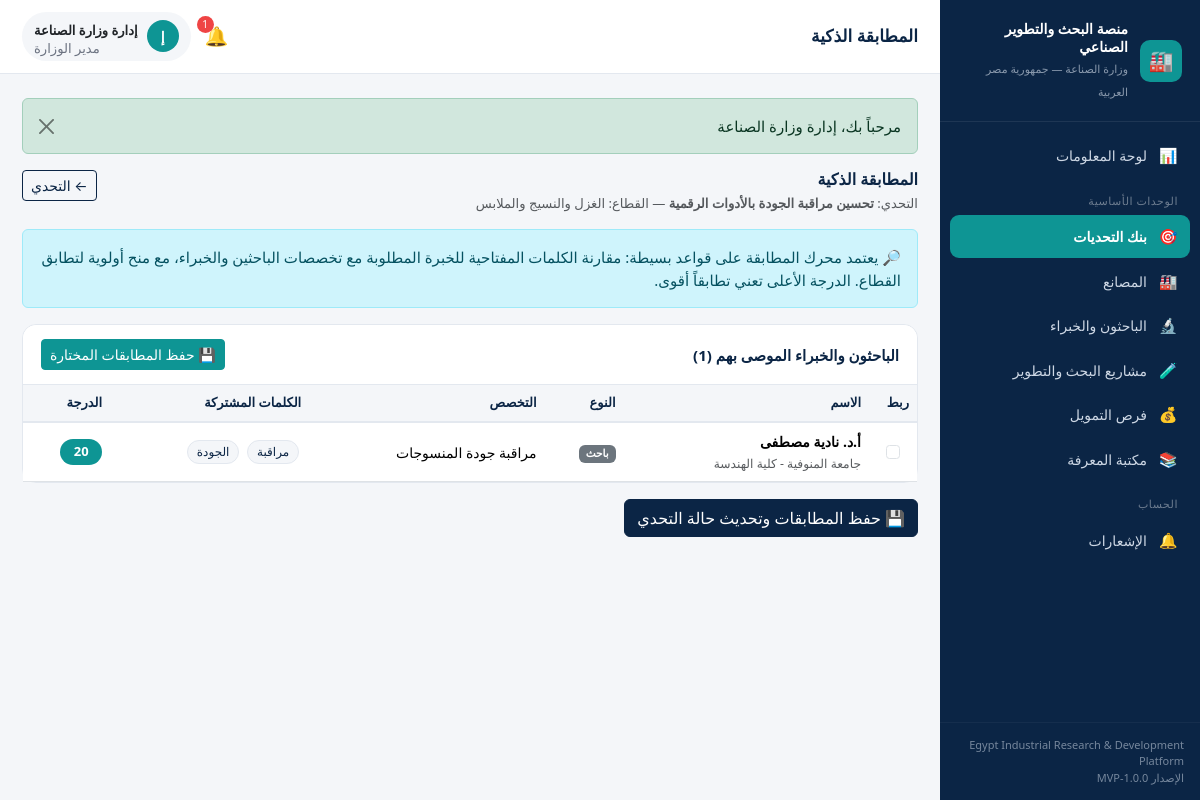
The app's page /public/challenge/matches/8 (signed in) with its own data.
### tables this page shows
CREATE TABLE `challenges` (
  `id`               INT UNSIGNED NOT NULL AUTO_INCREMENT,
  `factory_id`       INT UNSIGNED NULL,
  `created_by`       INT UNSIGNED NULL,
  `title`            VARCHAR(220) NOT NULL,
  `description`      TEXT NOT NULL,
  `sector_id`        INT UNSIGNED NULL,
  `priority`         ENUM('low','medium','high') NOT NULL DEFAULT 'medium',
  `expected_impact`  TEXT NULL,
  `needed_expertise` TEXT NULL,
  `status`           ENUM('pending','open','under_review','matched','in_progress','solved','rejected') NOT NULL DEFAULT 'pending',
  `created_at`       DATETIME NOT NULL DEFAULT CURRENT_TIMESTAMP,
  `updated_at`       DATETIME NULL,
  PRIMARY KEY (`id`),
  KEY `idx_ch_status` (`status`),
  KEY `idx_ch_sector` (`sector_id`),
  KEY `idx_ch_factory` (`factory_id`),
  CONSTRAINT `fk_ch_factory` FOREIGN KEY (`factory_id`) REFERENCES `factories`(`id`) ON DELETE SET NULL,
  CONSTRAINT `fk_ch_user` FOREIGN KEY (`created_by`) REFERENCES `users`(`id`) ON DELETE SET NULL,
  CONSTRAINT `fk_ch_sector` FOREIGN KEY (`sector_id`) REFERENCES `sectors`(`id`) ON DELETE SET NULL
);

CREATE TABLE `users` (
  `id`         INT UNSIGNED NOT NULL AUTO_INCREMENT,
  `name`       VARCHAR(150) NOT NULL,
  `email`      VARCHAR(190) NOT NULL,
  `password`   VARCHAR(255) NOT NULL,
  `role`       ENUM('admin','factory','researcher','expert','investor') NOT NULL DEFAULT 'factory',
  `phone`      VARCHAR(40)  NULL,
  `is_active`  TINYINT(1)   NOT NULL DEFAULT 1,
  `created_at` DATETIME     NOT NULL DEFAULT CURRENT_TIMESTAMP,
  PRIMARY KEY (`id`),
  UNIQUE KEY `uq_users_email` (`email`)
);

CREATE TABLE `sectors` (
  `id`      INT UNSIGNED NOT NULL AUTO_INCREMENT,
  `name_ar` VARCHAR(120) NOT NULL,
  `name_en` VARCHAR(120) NULL,
  PRIMARY KEY (`id`)
);

CREATE TABLE `researcher_profiles` (
  `id`                 INT UNSIGNED NOT NULL AUTO_INCREMENT,
  `user_id`            INT UNSIGNED NULL,
  `profile_type`       ENUM('researcher','expert') NOT NULL DEFAULT 'researcher',
  `name`               VARCHAR(190) NOT NULL,
  `organization`       VARCHAR(190) NULL,
  `specialization`     VARCHAR(190) NOT NULL,
  `expertise_keywords` TEXT NULL,
  `previous_projects`  TEXT NULL,
  `email`              VARCHAR(190) NULL,
  `phone`              VARCHAR(40)  NULL,
  `governorate_id`     INT UNSIGNED NULL,
  `created_at`         DATETIME NOT NULL DEFAULT CURRENT_TIMESTAMP,
  PRIMARY KEY (`id`),
  KEY `idx_rp_type` (`profile_type`),
  KEY `idx_rp_gov` (`governorate_id`),
  KEY `idx_rp_user` (`user_id`),
  CONSTRAINT `fk_rp_user` FOREIGN KEY (`user_id`) REFERENCES `users`(`id`) ON DELETE SET NULL,
  CONSTRAINT `fk_rp_gov` FOREIGN KEY (`governorate_id`) REFERENCES `governorates`(`id`) ON DELETE SET NULL
);

### app/controllers/ChallengeController.php (called while the page is built, shortened)
<?php
class ChallengeController extends Controller
{
    public function matches(string $id = '0'): void
    {
        $challengeM = $this->model('Challenge');
        $challenge = $challengeM->findWithRefs((int) $id);
        $rpM = $this->model('ResearcherProfile');
        $matchM = $this->model('ChallengeMatch');
        $profiles = $rpM->allForMatching();
        $matches  = $matchM->computeMatches($challenge, $profiles, $challenge['sector_name'] ?? '');
        $this->view('challenges/matches', [
            'challenge' => $challenge,
            'matches'   => $matches,
            'saved'     => $matchM->savedForChallenge((int) $id),
        ]);
    }
}

### app/core/Router.php (called while the page is built, shortened)
<?php
class Router
{
    public function dispatch(): void
    {
        $url = $this->parseUrl();
        $action         = !empty($url[1]) ? $url[1] : 'index';
        $params         = array_slice($url, 2);
        $controller = new $controllerName();
        call_user_func_array([$controller, $action], $params);
    }
    private function parseUrl(): array
    {
        $url = $_GET['url'] ?? '';
        $url = rtrim($url, '/');
        $url = filter_var($url, FILTER_SANITIZE_URL);
        return explode('/', $url);
    }
}

### public/index.php (called while the page is built, shortened)
<?php
require_once APP_PATH . '/core/Database.php';
require_once APP_PATH . '/core/Model.php';
require_once APP_PATH . '/core/Controller.php';
require_once APP_PATH . '/core/Router.php';
require_once APP_PATH . '/helpers/functions.php';
require_once APP_PATH . '/helpers/Auth.php';
$router = new Router();
$router->dispatch();

### app/core/Model.php (called while the page is built, shortened)
<?php
abstract class Model
{
    protected PDO $db;
    protected string $table = '';
    public function __construct()
    {
        $this->db = Database::getConnection();
    }
    protected function query(string $sql, array $params = []): array
    {
        $stmt = $this->db->prepare($sql);
        $stmt->execute($params);
        return $stmt->fetchAll();
    }
    protected function queryOne(string $sql, array $params = []): ?array
    {
        $stmt = $this->db->prepare($sql);
        $stmt->execute($params);
        $row = $stmt->fetch();
        return $row === false ? null : $row;
    }
    protected function scalar(string $sql, array $params = [])
    {
        $stmt = $this->db->prepare($sql);
        $stmt->execute($params);
        return $stmt->fetchColumn();
    }
    public function count(string $where = '', array $params = []): int
    {
        $sql = "SELECT COUNT(*) FROM {$this->table}";
        if ($where !== '') {
            $sql .= " WHERE {$where}";
        }
        return (int) $this->scalar($sql, $params);
    }
}

### app/core/Database.php (called while the page is built)
<?php
class Database
{
    private static ?PDO $instance = null;
    public static function getConnection(): PDO
    {
        if (self::$instance === null) {
            $dsn = sprintf(
                'mysql:host=%s;port=%s;dbname=%s;charset=%s',
                DB_HOST,
                DB_PORT,
                DB_NAME,
                DB_CHARSET
            );
            $options = [
                PDO::ATTR_ERRMODE            => PDO::ERRMODE_EXCEPTION,
                PDO::ATTR_DEFAULT_FETCH_MODE => PDO::FETCH_ASSOC,
                PDO::ATTR_EMULATE_PREPARES   => false,
            ];
            try {
                self::$instance = new PDO($dsn, DB_USER, DB_PASS, $options);
                self::$instance->exec("SET NAMES utf8mb4 COLLATE utf8mb4_unicode_ci");
            } catch (PDOException $e) {
                if (APP_DEBUG) {
                    die('Database connection failed: ' . $e->getMessage());
                }
                die('تعذّر الاتصال بقاعدة البيانات. يرجى مراجعة الإعدادات.');
            }
        }
        return self::$instance;
    }
}

### app/models/Challenge.php (called while the page is built, shortened)
<?php
class Challenge extends Model
{
    public function findWithRefs(int $id): ?array
    {
        return $this->queryOne(
            "SELECT c.*, s.name_ar AS sector_name, f.name AS factory_name, u.name AS creator_name
             FROM challenges c
             LEFT JOIN sectors s ON s.id = c.sector_id
             LEFT JOIN factories f ON f.id = c.factory_id
             LEFT JOIN users u ON u.id = c.created_by
             WHERE c.id = ?",
            [$id]
        );
    }
}

### app/models/ResearcherProfile.php (called while the page is built, shortened)
<?php
class ResearcherProfile extends Model
{
    public function allForMatching(): array
    {
        return $this->query("SELECT * FROM researcher_profiles");
    }
}

### app/models/ChallengeMatch.php (called while the page is built, shortened)
<?php
class ChallengeMatch extends Model
{
    public function computeMatches(array $challenge, array $profiles, string $sectorName = ''): array
    {
        $challengeText = implode(' ', [
            $challenge['needed_expertise'] ?? '',
            $challenge['title'] ?? '',
            $challenge['description'] ?? '',
        ]);
        $challengeKeywords = $this->tokenize($challengeText);
        $results = [];
        foreach ($profiles as $p) {
            $profileText = implode(' ', [
                $p['expertise_keywords'] ?? '',
                $p['specialization'] ?? '',
                $p['previous_projects'] ?? '',
            ]);
            $profileKeywords = $this->tokenize($profileText);
            $matched = array_values(array_intersect($challengeKeywords, $profileKeywords));
            $score = count($matched) * 10;
            if ($sectorName !== '') {
                $sectorTokens = $this->tokenize($sectorName);
            }
            if ($score > 0) {
                $results[] = [
                    'profile'         => $p,
                    'score'           => $score,
                    'matched_keywords'=> $matched,
                ];
            }
        }
        usort($results, fn($a, $b) => $b['score'] <=> $a['score']);
        return $results;
    }
    private function tokenize(string $text): array
    {
        $text = mb_strtolower($text, 'UTF-8');
        $text = preg_replace('/[،,;|\/\.\-_()]+/u', ' ', $text);
        $parts = preg_split('/\s+/u', $text, -1, PREG_SPLIT_NO_EMPTY);
        $parts = array_filter($parts, function ($w) {
            return mb_strlen($w) >= 2 && !in_array($w, self::STOP_WORDS, true);
        });
        return array_values(array_unique($parts));
    }
}

### app/helpers/Auth.php (called while the page is built, shortened)
<?php
class Auth
{
    public static function user(): ?array
    {
        return $_SESSION['user'] ?? null;
    }
    public static function id(): ?int
    {
        return $_SESSION['user']['id'] ?? null;
    }
    public static function role(): ?string
    {
        return $_SESSION['user']['role'] ?? null;
    }
    public static function isAdmin(): bool
    {
        return self::role() === 'admin';
    }
    public static function roleLabel(?string $role = null): string
    {
        $role = $role ?? self::role();
        return [
            'admin'      => 'مدير الوزارة',
            'factory'    => 'مصنع',
            'researcher' => 'باحث / جامعة',
            'expert'     => 'خبير / استشاري',
            'investor'   => 'مستثمر / جهة تمويل',
        ][$role] ?? $role ?? '';
    }
}

### app/models/Notification.php (called while the page is built, shortened)
<?php
class Notification extends Model
{
    public function unreadCount(int $userId): int
    {
        return $this->count('user_id = ? AND is_read = 0', [$userId]);
    }
}

### app/views/challenges/matches.php (the view, shortened to what this page needs)
<?php
$pageTitle = 'المطابقة الذكية';
$isAdmin   = Auth::isAdmin();
$savedIds  = array_map(fn($s) => (int) $s['profile_id'], $saved ?? []);
?>
<div class="page-head d-flex justify-content-between align-items-start mb-3">
    <div>
        <h2 class="section-title mb-1">المطابقة الذكية</h2>
        <p class="text-muted small mb-0">التحدي: <strong><?= e($challenge['title']) ?></strong> — القطاع: <?= e($challenge['sector_name'] ?? '—') ?></p>
    </div>
    <a href="<?= url('challenge/show/' . $challenge['id']) ?>" class="btn btn-outline-navy btn-sm">← التحدي</a>
</div>
<div class="alert alert-info">
    🔎 يعتمد محرك المطابقة على قواعد بسيطة: مقارنة الكلمات المفتاحية للخبرة المطلوبة مع تخصصات الباحثين والخبراء، مع منح أولوية لتطابق القطاع. الدرجة الأعلى تعني تطابقاً أقوى.
</div>
<form method="post" action="<?= url('challenge/assign/' . $challenge['id']) ?>">
    <div class="card">
        <div class="card-header d-flex justify-content-between align-items-center">
            <span>الباحثون والخبراء الموصى بهم (<?= count($matches) ?>)</span>
            <?php if ($isAdmin && !empty($matches)): ?>
                <button class="btn btn-teal btn-sm">💾 حفظ المطابقات المختارة</button>
            <?php endif; ?>
        </div>
        <div class="card-body p-0">
            <?php if (empty($matches)): ?>
                <div class="empty-state p-4"><div class="ico">🔍</div>
                    <p>لا توجد مطابقات. تأكد من إدخال كلمات الخبرة المطلوبة في التحدي ووجود ملفات باحثين/خبراء.</p></div>
            <?php else: ?>
            <div class="table-responsive">
            <table class="table align-middle mb-0">
                <thead>
                    <tr>
                        <?php if ($isAdmin): ?><th style="width:48px">ربط</th><?php endif; ?>
                        <th>الاسم</th><th>النوع</th><th>التخصص</th><th>الكلمات المشتركة</th><th>الدرجة</th>
                    </tr>
                </thead>
                <tbody>
                <?php foreach ($matches as $m): $p = $m['profile']; ?>
                    <tr>
                        <?php if ($isAdmin): ?>
                        <td class="text-center">
                            <input type="checkbox" class="form-check-input" name="profiles[]"
                                   value="<?= (int) $p['id'] ?>" <?= in_array((int) $p['id'], $savedIds, true) ? 'checked' : '' ?>>
                        </td>
                        <?php endif; ?>
                        <td><strong><?= e($p['name']) ?></strong><br><small class="text-muted"><?= e($p['organization'] ?? '') ?></small></td>
                        <td><span class="badge bg-secondary"><?= ($p['profile_type'] ?? '') === 'expert' ? 'خبير' : 'باحث' ?></span></td>
                        <td><?= e($p['specialization'] ?? '—') ?></td>
                        <td>
                            <?php foreach ($m['matched_keywords'] as $kw): ?>
                                <span class="kw-chip"><?= e($kw) ?></span>
                            <?php endforeach; ?>
                        </td>
                        <td><span class="match-score"><?= (int) $m['score'] ?></span></td>
                    </tr>
                <?php endforeach; ?>
                </tbody>
            </table>
            </div>
            <?php endif; ?>
        </div>
    </div>
    <?php if ($isAdmin && !empty($matches)): ?>
        <div class="mt-3">
            <button class="btn btn-primary">💾 حفظ المطابقات وتحديث حالة التحدي</button>
        </div>
    <?php endif; ?>
</form>

### app/views/partials/topbar.php (shortened to what this page needs)
<?php
$u = Auth::user();
$initial = mb_substr($u['name'] ?? '؟', 0, 1, 'UTF-8');
require_once APP_PATH . '/models/Notification.php';
$unread = (new Notification())->unreadCount(Auth::id());
$pt = $pageTitle ?? 'لوحة المعلومات';
?>
<header class="topbar">
    <div class="d-flex align-items-center gap-2">
        <h1 class="page-title"><?= e($pt) ?></h1>
    </div>
    <div class="topbar-actions">
        <a href="<?= url('notification') ?>" class="bell" title="الإشعارات">
            🔔
            <?php if ($unread > 0): ?>
                <span class="count"><?= $unread > 99 ? '99+' : $unread ?></span>
            <?php endif; ?>
        </a>
        <div class="dropdown">
            <a href="#" class="user-chip text-decoration-none text-dark" data-bs-toggle="dropdown" aria-expanded="false">
                <span class="avatar"><?= e($initial) ?></span>
                <span class="d-none d-md-block text-end">
                    <strong style="font-size:13px"><?= e($u['name']) ?></strong>
                    <small><?= e(Auth::roleLabel()) ?></small>
                </span>
            </a>
        </div>
    </div>
</header>

### records on screen
challenges: created_by.name "إ", created_by.name "إدارة وزارة الصناعة", title "تحسين مراقبة الجودة بالأدوات الرقمية", sector.name_ar "الغزل والنسيج والملابس"
researcher_profiles: name "أ.د. نادية مصطفى", organization "جامعة المنوفية - كلية الهندسة", profile_type "باحث", specialization "مراقبة جودة المنسوجات", kw "مراقبة", kw "الجودة", score "20"

### other values on screen
APP_NAME_EN "Egypt Industrial Research & Development Platform"
APP_VERSION "1.0.0-MVP"
$pt "المطابقة الذكية"
$unread "1"
Auth::roleLabel() "مدير الوزارة"
$msg "مرحباً بك، إدارة وزارة الصناعة"
count($matches) "1"
